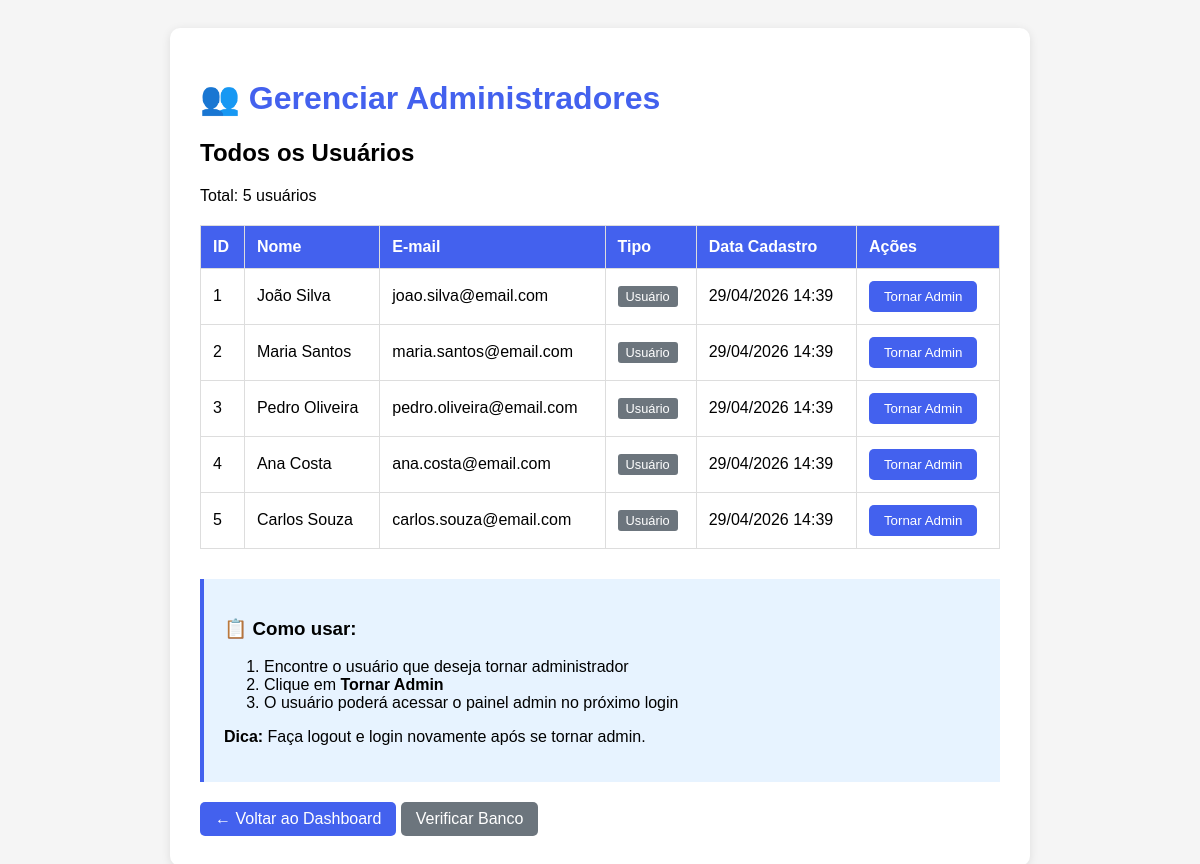
Page /admin/make_admin.php on the committed database.
### tables this page shows
CREATE TABLE IF NOT EXISTS users (
    id INT AUTO_INCREMENT PRIMARY KEY,
    nome VARCHAR(255) NOT NULL,
    email VARCHAR(255) UNIQUE NOT NULL,
    senha VARCHAR(255) NOT NULL,
    telefone VARCHAR(20),
    cpf VARCHAR(14),
    data_nascimento DATE,
    is_admin TINYINT(1) DEFAULT 0,
    created_at TIMESTAMP DEFAULT CURRENT_TIMESTAMP,
    updated_at TIMESTAMP DEFAULT CURRENT_TIMESTAMP ON UPDATE CURRENT_TIMESTAMP
);

### admin/make_admin.php (the view, shortened to what this page needs)
<?php
echo "<!DOCTYPE html>
<html>
<head>
    <meta charset='UTF-8'>
    <title>Gerenciar Administradores</title>
    <style>
        body { font-family: Arial; padding: 20px; background: #f5f5f5; }
        .container { max-width: 800px; margin: 0 auto; background: white; padding: 30px; border-radius: 10px; box-shadow: 0 2px 10px rgba(0,0,0,0.1); }
        h1 { color: #4361ee; }
        .success { color: green; padding: 10px; background: #d4edda; border-radius: 5px; margin: 10px 0; }
        .error { color: red; padding: 10px; background: #f8d7da; border-radius: 5px; margin: 10px 0; }
        table { border-collapse: collapse; width: 100%; margin: 20px 0; }
        th, td { border: 1px solid #ddd; padding: 12px; text-align: left; }
        th { background-color: #4361ee; color: white; }
        .admin-badge { background: #28a745; color: white; padding: 3px 8px; border-radius: 3px; font-size: 0.8em; }
        .user-badge { background: #6c757d; color: white; padding: 3px 8px; border-radius: 3px; font-size: 0.8em; }
        .btn { display: inline-block; padding: 8px 15px; background: #4361ee; color: white; text-decoration: none; border-radius: 5px; border: none; cursor: pointer; }
        .btn:hover { background: #3a0ca3; }
        .btn-danger { background: #dc3545; }
        .btn-danger:hover { background: #c82333; }
        form { display: inline; }
    </style>
</head>
<body>
    <div class='container'>
        <h1>👥 Gerenciar Administradores</h1>";
try {
    $pdo = new usePDO();
    $conn = $pdo->getInstance();
    $stmt = $conn->query("SELECT id, nome, email, is_admin, created_at FROM users ORDER BY is_admin DESC, created_at DESC");
    $users = $stmt->fetchAll(PDO::FETCH_ASSOC);
    echo "<h2>Todos os Usuários</h2>";
    echo "<p>Total: " . count($users) . " usuários</p>";
    if (empty($users)) {
        echo "<div class='error'>❌ Nenhum usuário encontrado no banco de dados!</div>";
    } else {
        echo "<table>";
        echo "<tr><th>ID</th><th>Nome</th><th>E-mail</th><th>Tipo</th><th>Data Cadastro</th><th>Ações</th></tr>";
        foreach ($users as $user) {
            $isAdmin = $user['is_admin'] == 1;
            $badge = $isAdmin ? "<span class='admin-badge'>ADMIN</span>" : "<span class='user-badge'>Usuário</span>";
            $date = date('d/m/Y H:i', strtotime($user['created_at']));
            echo "<tr>";
            echo "<td>{$user['id']}</td>";
            echo "<td>{$user['nome']}</td>";
            echo "<td>{$user['email']}</td>";
            echo "<td>$badge</td>";
            echo "<td>$date</td>";
            echo "<td>";
            if ($isAdmin) {
                echo "<form method='POST' onsubmit='return confirm(\"Remover privilégios de admin?\");'>";
                echo "<input type='hidden' name='user_id' value='{$user['id']}'>";
                echo "<button type='submit' name='remove_admin' class='btn btn-danger'>Remover Admin</button>";
                echo "</form>";
            } else {
                echo "<form method='POST'>";
                echo "<button type='submit' name='make_admin' class='btn'>Tornar Admin</button>";
                echo "</form>";
            }
            echo "</td>";
            echo "</tr>";
        }
        echo "</table>";
    }
    echo "<div style='margin-top: 30px; padding: 20px; background: #e7f3ff; border-left: 4px solid #4361ee;'>";
    echo "<h3>📋 Como usar:</h3>";
    echo "<ol>";
    echo "<li>Encontre o usuário que deseja tornar administrador</li>";
    echo "<li>Clique em <strong>Tornar Admin</strong></li>";
    echo "<li>O usuário poderá acessar o painel admin no próximo login</li>";
    echo "</ol>";
    echo "<p><strong>Dica:</strong> Faça logout e login novamente após se tornar admin.</p>";
    echo "</div>";
} catch (Exception $e) {
    echo "<div class='error'>❌ Erro: " . $e->getMessage() . "</div>";
}
echo "        <div style='margin-top: 20px;'>
            <a href='dashboard.php' class='btn'>← Voltar ao Dashboard</a>
            <a href='check_database.php' class='btn' style='background: #6c757d;'>Verificar Banco</a>
        </div>
    </div>
</body>
</html>";
?>

### admin/make_admin.php (style rules this page uses)
body { font-family: Arial; padding: 20px; background: #f5f5f5; }
.container { max-width: 800px; margin: 0 auto; background: white; padding: 30px; border-radius: 10px; box-shadow: 0 2px 10px rgba(0,0,0,0.1); }
h1 { color: #4361ee; }
table { border-collapse: collapse; width: 100%; margin: 20px 0; }
th, td { border: 1px solid #ddd; padding: 12px; text-align: left; }
th { background-color: #4361ee; color: white; }
.user-badge { background: #6c757d; color: white; padding: 3px 8px; border-radius: 3px; font-size: 0.8em; }
.btn { display: inline-block; padding: 8px 15px; background: #4361ee; color: white; text-decoration: none; border-radius: 5px; border: none; cursor: pointer; }
form { display: inline; }

### rows in the picture
users: id "1", nome "João Silva", email "joao.silva@email.com", is_admin "Usuário", created_at "29/04/2026 14:39"
users: id "2", nome "Maria Santos", email "maria.santos@email.com", is_admin "Usuário", created_at "29/04/2026 14:39"
users: id "3", nome "Pedro Oliveira", email "pedro.oliveira@email.com", is_admin "Usuário", created_at "29/04/2026 14:39"
users: id "4", nome "Ana Costa", email "ana.costa@email.com", is_admin "Usuário", created_at "29/04/2026 14:39"
users: id "5", nome "Carlos Souza", email "carlos.souza@email.com", is_admin "Usuário", created_at "29/04/2026 14:39"

### other values in the picture
count($users) "5"
